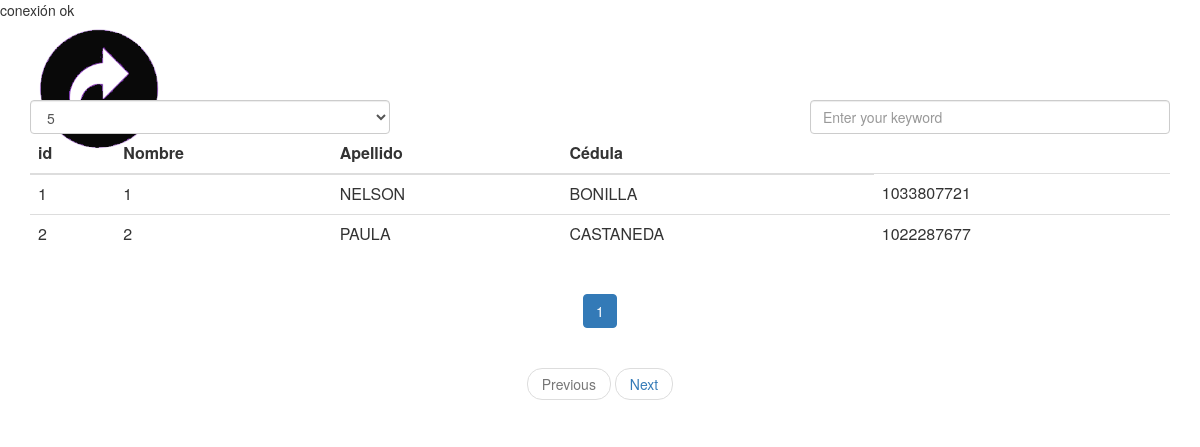
Screenshot of /datos.php with the database file from the repository.
### tables this page shows
CREATE TABLE `usuarios` (
  `id` int(255) NOT NULL,
  `nombre` longtext NOT NULL,
  `apellido` longtext NOT NULL,
  `cedula` int(255) NOT NULL
);

### datos.php (the view, shortened to what this page needs)
<?php
    include 'db/conexion.php';
    $query = mysqli_query($conexion,"SELECT * FROM usuarios");
?>
<!DOCTYPE html>
<html lang="en">
<head>
    <link rel="stylesheet" href="css/style_datos.css">
    <link rel="stylesheet" href="https://cdnjs.cloudflare.com/ajax/libs/twitter-bootstrap/3.3.7/css/bootstrap.min.css">
</head>
<body>
    <a href="index.php">
        <img class="home" src="imagenes/regreso.png" alt="">
    </a>
        <div class="wrapper">
        <div class="container">
            <div class="filter">
            <div class="row">
                <div class="col-sm-4">
                <div class="show-row">
                    <select class="form-control">
                    <option value="5" selected="selected">5</option>
                    </select>
                </div>
                </div>
                <div class="col-sm-4"></div>
                <div class="col-sm-4">
                <div class="search-row">
                    <input type="text" name="search" class="form-control" placeholder="Enter your keyword">
                </div>
                </div>
            </div>
            </div>
        <table id="music" class="table table-responsive table-hover">
            <thead>
            <tr  class="myHead">
                <th>id</th>
                <th>Nombre</th>
                <th>Apellido</th>
                <th>Cédula</th>
            </tr>
            </thead>
            <tbody>
            <?php
            while ($datos = mysqli_fetch_array($query)) {
                $id = $datos['id'];
                $nombre = $datos['nombre'];
                $apellido = $datos['apellido'];
                $cedula = $datos['cedula'];
                echo'
                <tr data-url="FQS7i2z1CoA">
                    <td></td>
                    <td>'.$id.'</td>
                    <td>'.$nombre.'</td>
                    <td>'.$apellido.'</td>
                    <td>'.$cedula.'</td>
                </tr>
                ';
            }
            ?>
            </tbody>
        </table>
        <div class="text-center controller">
            <ul class="pagination"></ul>
        <ul class="pager">
        <li ><a href="javascript:void(0)" class="prev">Previous</a></li>
        <li><a href="javascript:void(0)" class="next">Next</a></li>
        </ul>
        </div>
        </div>
        </div>
</body>
</html>

### css/style_datos.css (style rules this page uses)
.wrapper { margin: 80px 0; }
.table > tbody > tr > td { vertical-align: middle; }
table tr td { text-transform: uppercase; }
.home { position: absolute; top: 25px; left: 25px; width: 150px; }

### rows the page displays
usuarios: id "1", nombre "NELSON", apellido "BONILLA", cedula "1033807721"
usuarios: id "2", nombre "PAULA", apellido "CASTANEDA", cedula "1022287677"
